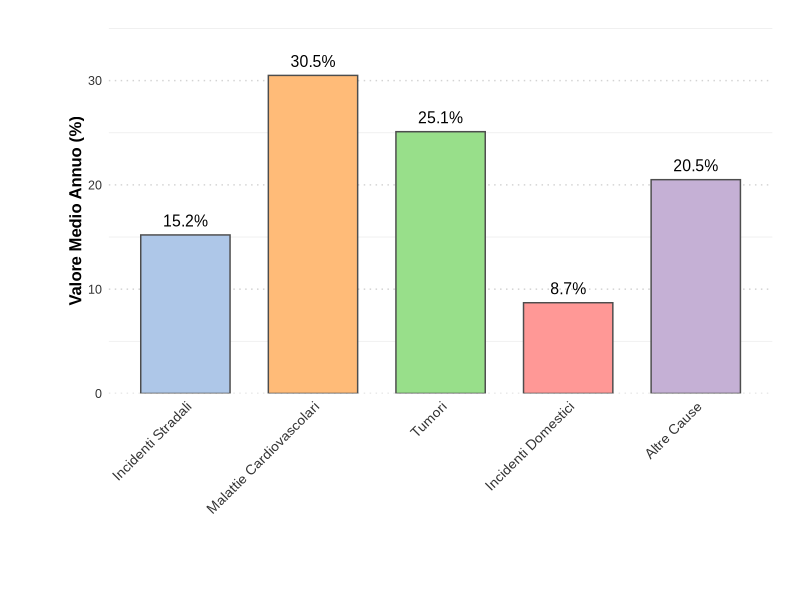

The R source for this figure:
## ---- chunk 1

library(ggplot2)

# Dati
dataset <- data.frame(
  Categoria = c("Incidenti Stradali", "Malattie Cardiovascolari", "Tumori",
                "Incidenti Domestici", "Altre Cause"),
  Valore = c(15.2, 30.5, 25.1, 8.7, 20.5)
)

colori_pastello <- c("#AEC7E8", "#FFBB78", "#98DF8A", "#FF9896", "#C5B0D5")

# Ordina per categoria (come in plotly)
dataset$Categoria <- factor(dataset$Categoria, levels = dataset$Categoria)

# Grafico statico
ggplot(dataset, aes(x = Categoria, y = Valore, fill = Categoria)) +
  geom_col(color = "grey30", width = 0.7, show.legend = FALSE) +
  geom_text(
    aes(label = paste0(Valore, "%")),
    vjust = -0.7,
    size = 4,
    family = "Arial"
  ) +
  scale_fill_manual(values = colori_pastello) +
  scale_y_continuous(
    limits = c(0, max(dataset$Valore) * 1.15),
    expand = c(0, 0),
    name = "Valore Medio Annuo (%)"
  ) +
  labs(x = NULL) +
  theme_minimal(base_family = "Arial") +
  theme(
    plot.background = element_rect(fill = "white", color = NA),
    panel.grid.major.x = element_blank(),
    panel.grid.major.y = element_line(color = "lightgrey", linetype = "dotted"),
    axis.text.x = element_text(angle = 45, hjust = 1, size = 10, color = "grey20"),
    axis.text.y = element_text(size = 9, color = "grey20"),
    axis.title.y = element_text(size = 12, color = "black", face = "bold"),
    plot.margin = margin(t = 20, r = 20, b = 60, l = 50)
  )

